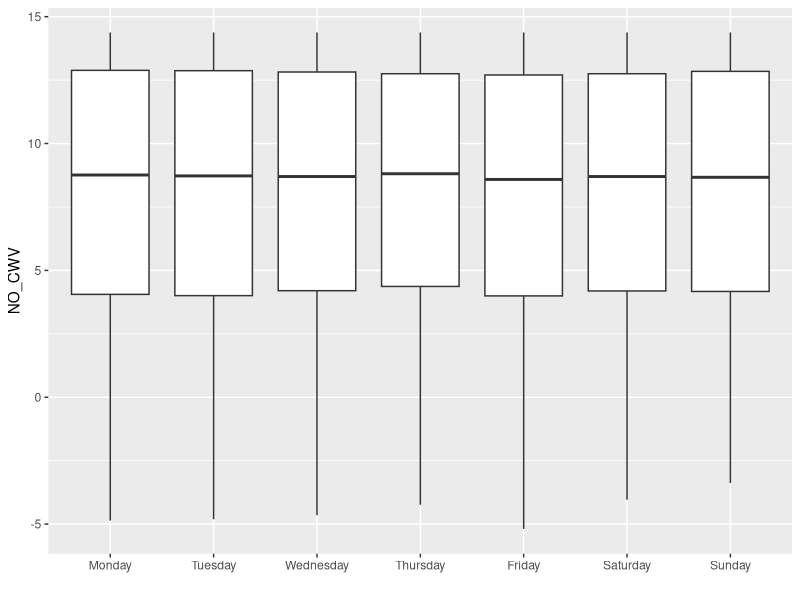
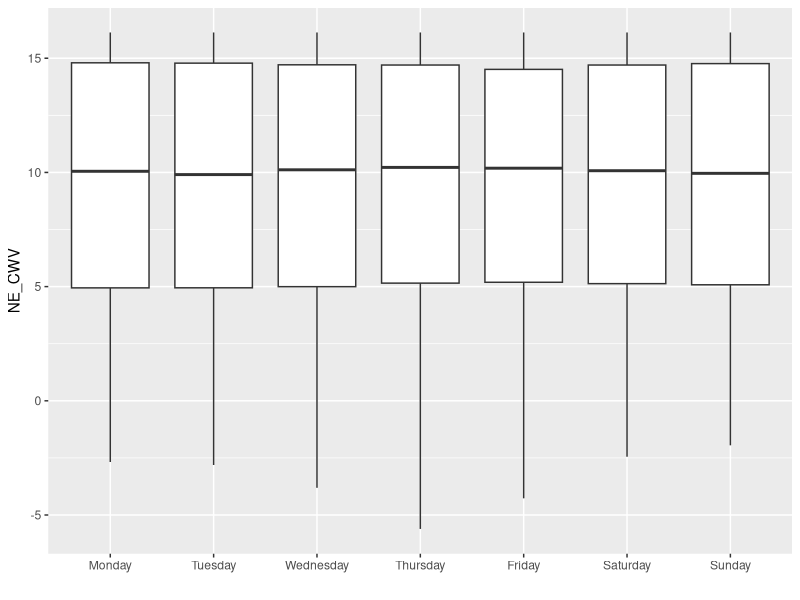
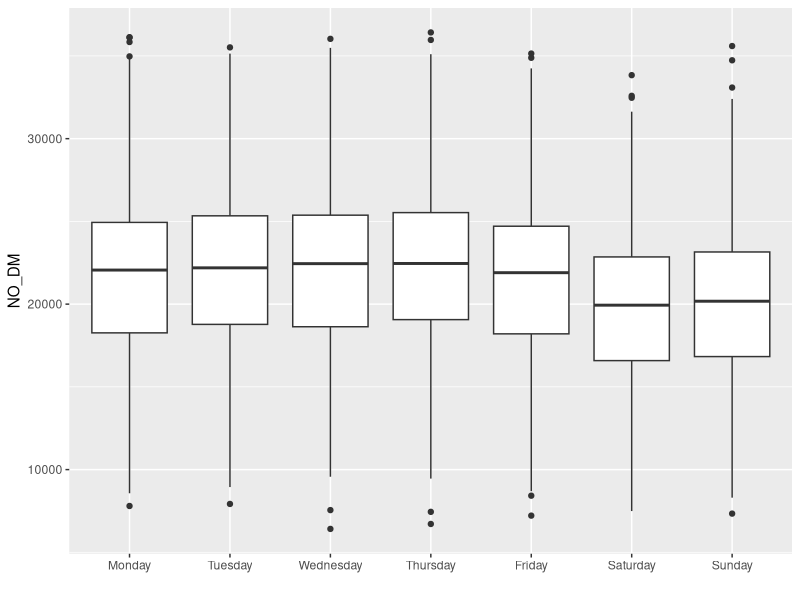
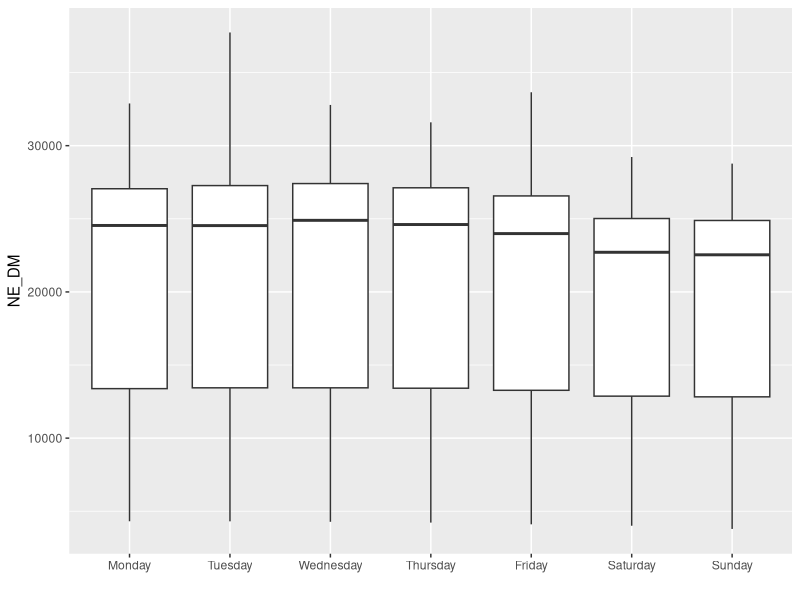

The R script that drew these images, in order: (Note: this script raises an error after producing the figures.)
## Columns 1,2,3,9,14,20
all_data = read.csv("data_for_daniel.csv", header = TRUE)
data = all_data[,c(1,2,3,9,14,20)]
install.packages("lubridate")
install.packages("zoo")
library(lubridate)
library(ggplot2)
library(tidyr)
library(plyr)
library(dplyr)
library(zoo)
## Check lubridate is working
dmy(data$Date[1])
## Find the NA values in the data and remove
which(is.na(data))
data[which(is.na(data)),]
which(is.na(data$Day))
which(is.na(data$Date))
which(is.na(data$NO_CWV))
which(is.na(data$NO_DM))
which(is.na(data$NE_CWV))
which(is.na(data$NE_DM))
data[3103,]
data[3100:3110,]
## Clearly a mistake with this row so can be omitted since we do not lose any information
data = data[-3103,]
data[3103,]
# data = na.omit(data)    This should probably not be included 
which(duplicated(data$Date))
## No duplicated dates in the data
## Check negative values
which(data$NO_CWV<0)
which(data$NO_DM<0)
which(data$NE_CWV<0)
which(data$NE_DM<0)
## Some values where the CWV is less than 0 in either region
data[which(data$NO_CWV<0),]
## All dates within November - March so likely just particularly bad winter weather
data[which(data$NE_CWV<0),]
## Again all dates fall within November - March
## Set the Date column in the correct format
data$Date = dmy(data$Date)

## Create box plots of the data with the days in order Monday-Sunday
level_order = c("Monday", "Tuesday", "Wednesday", "Thursday", "Friday", "Saturday", "Sunday")
ggplot(data = data) + 
  geom_boxplot(mapping = aes(x = factor(Day, level = level_order), y = NO_CWV)) +
  xlab("")
ggplot(data = data) + 
  geom_boxplot(mapping = aes(x = factor(Day, level = level_order), y = NE_CWV))+
  xlab("")
ggplot(data = data) + 
  geom_boxplot(mapping = aes(x = factor(Day, level = level_order), y = NO_DM)) + 
  xlab("")
ggplot(data = data) + 
  geom_boxplot(mapping = aes(x = factor(Day, level = level_order), y = NE_DM)) + 
  xlab("")

## Import the holiday dates
holidays = read.csv("holidays.csv", header = TRUE)
which(is.na(holidays))  ## No missing values
bank_holidays = holidays[which(holidays$Bank.Holiday==TRUE),]
## Need to change the date column for the data frame so they are in the same format
bank_holidays$Date = ymd(bank_holidays$Date)
# bank_hols_data = match_df(data, bank_holidays)    Probably not needed
data = join(data, bank_holidays, by = "Date")
data$Holiday = NULL
data$Type = NULL
data$Bank.Holiday = replace_na(data$Bank.Holiday,"FALSE")
data$Bank.Holiday.2 = as.integer(as.logical(data$Bank.Holiday))

# Change to 0 or 1 for weekday/weekend
data$Weekend = 0
data$Weekend[which(data$Day=="Saturday"|data$Day=="Sunday")] = 1

## Check no bank holidays fall on weekends
which(data$Bank.Holiday.2==1&data$Day.2==1) # All fine here

data$log_NO_DM = log(data$NO_DM)
data$log_NE_DM = log(data$NE_DM)


## Line graphs showing demand with points over the top for bank holidays
ggplot(data = data, mapping = aes(x = Date, y = NO_DM)) + 
  geom_line(data = data[which(data$Bank.Holiday==FALSE),], aes(colour = factor(Bank.Holiday)), lwd = 0.35) + 
  geom_point(data = data[which(data$Bank.Holiday==TRUE),], aes(shape = factor(Bank.Holiday))) + 
  theme(legend.position = "bottom") + 
  labs(colour = "legend") + 
  scale_colour_discrete(name = "", breaks = c("TRUE", "FALSE"), 
                        labels = c("Bank holiday", "Non-bank holiday"),
                        type = c("royalblue", "black")) +
  scale_shape_discrete(name = "", breaks = c("TRUE", "FALSE"), 
                       labels = c("Bank holiday", "Non-bank holiday"))

ggplot(data = data, mapping = aes(x = Date, y = NE_DM)) + 
  geom_line(data = data[which(data$Bank.Holiday==FALSE),], aes(colour = factor(Bank.Holiday)), lwd = 0.35) + 
  geom_point(data = data[which(data$Bank.Holiday==TRUE),], aes(shape = factor(Bank.Holiday))) + 
  theme(legend.position = "bottom") + 
  labs(colour = "legend") + 
  scale_colour_discrete(name = "", breaks = c("TRUE", "FALSE"), 
                        labels = c("Bank holiday", "Non-bank holiday"),
                        type = c("royalblue", "black")) +
  scale_shape_discrete(name = "", breaks = c("TRUE", "FALSE"), 
                       labels = c("Bank holiday", "Non-bank holiday"))

## Boxplots showing the difference in demand between bank hols and non-bank hols
ggplot(data = data) + geom_boxplot(mapping = aes(x = Bank.Holiday, y = NO_DM),
                                   fill = c("royalblue", "darkgrey")) + xlab("") +
  scale_x_discrete(labels = c("FALSE" = "Non-bank holiday", "TRUE" = "Bank holiday"))
ggplot(data = data) + geom_boxplot(mapping = aes(x = Bank.Holiday, y = NE_DM),
                                   fill = c("royalblue", "darkgrey")) + xlab("") + 
  scale_x_discrete(labels = c("FALSE" = "Non-bank holiday", "TRUE" = "Bank holiday"))


## Create scatter plots of relationships within variables (DM)
ggplot(data = data) + geom_point(mapping = aes(x = NO_DM, y = NE_DM), size = 0.5)
## Now within locations (NO and NE)
ggplot(data = data) + geom_point(mapping = aes(x = NO_CWV, y = NO_DM), size = 0.4)
ggplot(data = data) + geom_point(mapping = aes(x = NE_CWV, y = NE_DM), size = 0.4)

## Perform K-means on these scatter plots (for DM)
NO_data = data.frame(cbind(data$NO_DM, data$NO_CWV))
colnames(NO_data) = c("NO_DM", "NO_CWV")
Kmax = 8
SS_W = numeric(Kmax)
for (K in 1:Kmax) {
  km = kmeans(NO_data, K, iter.max = 50, nstart = 20)
  SS_W[K] = km$tot.withinss
}
plot(1:Kmax, SS_W, type = "l", xlab = "K", ylab = "SS_W")
## No obvious value of K but 4 is reasonable
km_NO = kmeans(NO_data, 4, iter.max = 50, nstart = 20)
pca_km_NO = prcomp(x = NO_data)
plot(pca_km_NO$x[,1], pca_km_NO$x[,2], col = km_NO$cluster, pch = km_NO$cluster)
NO_data$cluster = km_NO$cluster
ggplot() + 
  geom_point(data = NO_data, 
             mapping = aes(x = NO_CWV, y = NO_DM, colour = factor(cluster))) + 
  scale_colour_brewer(name = "Cluster", palette = "RdGy")
  
NE_data = data.frame(cbind(data$NE_DM, data$NE_CWV))
colnames(NE_data) = c("NE_DM", "NE_CWV")
for (K in 1:Kmax) {
  km = kmeans(NE_data, K, iter.max = 50, nstart = 20)
  SS_W[K] = km$tot.withinss
}
plot(1:Kmax, SS_W, type = "l", xlab = "K", ylab = "SS_W")
## Potentially 2 clusters might be better for the NE data
km_NE = kmeans(NE_data, 4, iter.max = 50, nstart = 20)
pca_km_NE = prcomp(x = NE_data)
plot(pca_km_NE$x[,1], pca_km_NE$x[,2], col = km_NE$cluster, pch = km_NE$cluster)
NE_data$cluster = km_NE$cluster
ggplot() + 
  geom_point(data = NE_data, 
             mapping = aes(x = NE_CWV, y = NE_DM, colour = factor(cluster))) + 
  scale_colour_brewer(name = "Cluster", palette = "RdGy")
  
## Plot the CSV and DM together
ggplot(data = data, aes(x = Date)) + 
  geom_line(mapping = aes(y = NO_DM, colour = "NO_DM")) + 
  geom_line(mapping = aes(y = NO_CWV*2192.245, colour = "NO_CWV")) + 
  scale_y_continuous(sec.axis = sec_axis(trans = ~./2192.245, name = "NO_CWV")) +
  theme(legend.title = element_blank(), legend.position = "right") +
  scale_color_manual(values = c("NO_CWV" = "darkgrey", "NO_DM" = "purple"))

ggplot(data = data, aes(x = Date)) + 
  geom_line(mapping = aes(y = NE_DM, color = "NE_DM")) + 
  geom_line(mapping = aes(y = NE_CWV*2346.609, color = "NE_CWV")) + 
  scale_y_continuous(sec.axis = sec_axis(trans = ~./2346.609, name = "NE_CWV")) +
  theme(legend.title = element_blank(), legend.position = "right") +
  scale_color_manual(values = c("NE_CWV" = "darkgrey", "NE_DM" = "purple"))

## Look at correlation coefficients
cor(data$NO_CWV, data$NO_DM)
cor(data$NO_CWV, data$NO_DM, method = "spearman")
cor(data$NE_CWV, data$NE_DM)
cor(data$NE_CWV, data$NE_DM, method = "spearman")
cor(data$NO_DM, data$NE_DM)
cor(data$NO_DM, data$NE_DM, method = "spearman")

cor.test(data$NO_CWV, data$NO_DM)
cor.test(data$NO_CWV, data$NO_DM, method = "spearman")
cor.test(data$NE_CWV, data$NE_DM)
cor.test(data$NE_CWV, data$NE_DM, method = "spearman")
cor.test(data$NO_DM, data$NE_DM)
cor.test(data$NO_DM, data$NE_DM, method = "spearman")

acf(data$NO_DM, lag.max = 40, main = "NO_DM acf")
acf(data$NE_DM, lag.max = 40, main = "NE_DM acf")

## End of included EDA

## Create some line plots of the data
ggplot(data = data, mapping = aes(x = Date, y = NO_CWV)) + geom_line()
ggplot(data = data, mapping = aes(x = Date, y = NE_CWV)) + geom_line()
ggplot(data = data, mapping = aes(x = Date, y = NO_DM)) + geom_line()
ggplot(data = data, mapping = aes(x = Date, y = NE_DM)) + geom_line()

## Import the holiday dates
holidays = read.csv("holidays.csv", header = TRUE)
which(is.na(holidays))  ## No missing values
bank_holidays = holidays[which(holidays$Bank.Holiday==TRUE),]
## Need to change the date column for the data frame so they are in the same format
bank_holidays$Date = ymd(bank_holidays$Date)
bank_hols_data = match_df(data, bank_holidays)
data = join(data, bank_holidays, by = "Date")
data$Holiday = NULL
data$Type = NULL
data$Bank.Holiday = replace_na(data$Bank.Holiday,"FALSE")

## Now can plot the bank holidays against other days
ggplot(data = data) + 
  geom_point(mapping = aes(x = NO_DM, y = NE_DM, colour = factor(Bank.Holiday)), size = 0.4) + 
  scale_colour_discrete(limits = c("FALSE", "TRUE"), labels = c("Non-bank holiday", "Bank holiday"),
                        type = c("skyblue", "black")) + 
  theme(legend.title = element_blank(), legend.position = "bottom")
ggplot(data = data) + 
  geom_point(mapping = aes(x = NO_CWV, y = NO_DM, colour = factor(Bank.Holiday)), size = 0.4) + 
  scale_colour_discrete(limits = c("FALSE", "TRUE"), labels = c("Non-bank holiday", "Bank holiday"),
                        type = c("skyblue", "black")) + 
  theme(legend.title = element_blank(), legend.position = "bottom")
ggplot(data = data) + 
  geom_point(mapping = aes(x = NE_CWV, y = NE_DM, colour = factor(Bank.Holiday)), size = 0.4) + 
  scale_colour_discrete(limits = c("FALSE", "TRUE"), labels = c("Non-bank holiday", "Bank holiday"),
                        type = c("skyblue", "black")) + 
  theme(legend.title = element_blank(), legend.position = "bottom")

## Line plots which separate bank holidays and non-bank holidays
ggplot(data = data, mapping = aes(x = Date, y = NO_DM, colour = factor(Bank.Holiday))) + 
  geom_line() + scale_colour_discrete(limits = c("FALSE", "TRUE"), labels = c("Non-bank holiday", "Bank holiday"),
                                      type = c("skyblue", "black")) + 
  theme(legend.title = element_blank(), legend.position = "bottom")
ggplot(data = data, mapping = aes(x = Date, y = NE_DM, colour = factor(Bank.Holiday))) + 
  geom_line() + scale_colour_discrete(limits = c("FALSE", "TRUE"), labels = c("Non-bank holiday", "Bank holiday"),
                                      type = c("skyblue", "black")) + 
  theme(legend.title = element_blank(), legend.position = "bottom")

## Change the black line to points for the bank holidays
ggplot(data = data, mapping = aes(x = Date, y = NO_DM)) + 
  geom_line(data = data[which(data$Bank.Holiday==FALSE),], aes(colour = factor(Bank.Holiday)), lwd = 0.35) + 
  geom_point(data = data[which(data$Bank.Holiday==TRUE),], aes(shape = factor(Bank.Holiday))) + 
  theme(legend.position = "bottom") + 
  labs(colour = "legend") + 
  scale_colour_discrete(name = "", breaks = c("TRUE", "FALSE"), 
                        labels = c("Bank holiday", "Non-bank holiday"),
                        type = c("royalblue", "black")) +
  scale_shape_discrete(name = "", breaks = c("TRUE", "FALSE"), 
                        labels = c("Bank holiday", "Non-bank holiday"))

ggplot(data = data, mapping = aes(x = Date, y = NE_DM)) + 
  geom_line(data = data[which(data$Bank.Holiday==FALSE),], aes(colour = factor(Bank.Holiday)), lwd = 0.35) + 
  geom_point(data = data[which(data$Bank.Holiday==TRUE),], aes(shape = factor(Bank.Holiday))) + 
  theme(legend.position = "bottom") + 
  labs(colour = "legend") + 
  scale_colour_discrete(name = "", breaks = c("TRUE", "FALSE"), 
                        labels = c("Bank holiday", "Non-bank holiday"),
                        type = c("royalblue", "black")) +
  scale_shape_discrete(name = "", breaks = c("TRUE", "FALSE"), 
                       labels = c("Bank holiday", "Non-bank holiday"))

## Plot each year over the top of each other
ggplot(data = data, aes(format(Date, format = "%m-%d"), NO_DM, group = factor(year(Date)),
       colour = factor(year(Date)))) + geom_line()
ggplot(data = data, aes(format(Date, format = "%m-%d"), NE_DM, group = factor(year(Date)),
                        colour = factor(year(Date)))) + geom_line()

## Box plots separating the bank holidays and non bank holidays
ggplot(data = data) + 
  geom_boxplot(mapping = aes(x = Bank.Holiday, y = NO_CWV), fill = c("skyblue", "darkgrey")) + xlab("") +  
  scale_x_discrete(labels = c("FALSE" = "Non-bank holiday", "TRUE" = "Bank holiday"))
ggplot(data = data) + 
  geom_boxplot(mapping = aes(x = Bank.Holiday, y = NE_CWV), fill = c("skyblue", "darkgrey")) + xlab("") + 
  scale_x_discrete(labels = c("FALSE" = "Non-bank holiday", "TRUE" = "Bank holiday"))

ggplot(data = data) + geom_boxplot(mapping = aes(x = Bank.Holiday, y = NO_DM),
                                   fill = c("royalblue", "darkgrey")) + xlab("") +
  scale_x_discrete(labels = c("FALSE" = "Non-bank holiday", "TRUE" = "Bank holiday"))
ggplot(data = data) + geom_boxplot(mapping = aes(x = Bank.Holiday, y = NE_DM),
                                   fill = c("royalblue", "darkgrey")) + xlab("") + 
  scale_x_discrete(labels = c("FALSE" = "Non-bank holiday", "TRUE" = "Bank holiday"))


bank_hols_vector = which(data$Bank.Holiday == "TRUE")
weekends_vector = sort(c(which(data$Day == "Saturday"), which(data$Day == "Sunday")))
data$day_type = NA
data$day_type[bank_hols_vector] = "Bank holiday"
data$day_type[weekends_vector] = "Weekend"
data$day_type = replace_na(data$day_type, "Weekday")

## Now can separate into weekdays, weekends and bank holidays
ggplot(data = data) + geom_boxplot(mapping = aes(x = day_type, y = NO_DM),
                                   fill = c("darkgrey", "gold", "darkorange")) + xlab("")
ggplot(data = data) + geom_boxplot(mapping = aes(x = day_type, y = NE_DM),
                                   fill = c("darkgrey", "gold", "darkorange")) + xlab("")

ggplot(data = data, mapping = aes(x = Date, y = NO_DM, colour = factor(day_type))) + 
  geom_line() + scale_colour_discrete(limits = c("Bank holiday", "Weekday", "Weekend"),
                                      type = c("black", "gold", "darkorange")) + 
  theme(legend.title = element_blank(), legend.position = "bottom")
ggplot(data = data, mapping = aes(x = Date, y = NE_DM, colour = factor(day_type))) + 
  geom_line() + scale_colour_discrete(limits = c("Bank holiday", "Weekday", "Weekend"),
                                      type = c("black", "gold", "darkorange")) + 
  theme(legend.title = element_blank(), legend.position = "bottom")

## Look at correlation coefficients
cor(data$NO_CWV, data$NO_DM)
cor(data$NO_CWV, data$NO_DM, method = "spearman")
cor(data$NE_CWV, data$NE_DM)
cor(data$NE_CWV, data$NE_DM, method = "spearman")
cor(data$NO_DM, data$NE_DM)
cor(data$NO_DM, data$NE_DM, method = "spearman")

cor.test(data$NO_CWV, data$NO_DM)
cor.test(data$NO_CWV, data$NO_DM, method = "spearman")
cor.test(data$NE_CWV, data$NE_DM)
cor.test(data$NE_CWV, data$NE_DM, method = "spearman")
cor.test(data$NO_DM, data$NE_DM)
cor.test(data$NO_DM, data$NE_DM, method = "spearman")


## More correlations based on "day type"
cor(data$NO_DM[which(data$day_type == "Bank holiday")], 
    data$NE_DM[which(data$day_type == "Bank holiday")])
cor(data$NO_DM[which(data$day_type == "Bank holiday")], 
    data$NE_DM[which(data$day_type == "Bank holiday")], method = "kendall")
cor(data$NO_DM[which(data$day_type == "Bank holiday")], 
    data$NE_DM[which(data$day_type == "Bank holiday")], method = "spearman")
cor(data$NO_DM[which(data$day_type == "Weekday")], 
    data$NE_DM[which(data$day_type == "Weekday")])
cor(data$NO_DM[which(data$day_type == "Weekday")], 
    data$NE_DM[which(data$day_type == "Weekday")], method = "kendall")
cor(data$NO_DM[which(data$day_type == "Weekday")], 
    data$NE_DM[which(data$day_type == "Weekday")], method = "spearman")
cor(data$NO_DM[which(data$day_type == "Weekend")], 
    data$NE_DM[which(data$day_type == "Weekend")])
cor(data$NO_DM[which(data$day_type == "Weekend")], 
    data$NE_DM[which(data$day_type == "Weekend")], method = "kendall")
cor(data$NO_DM[which(data$day_type == "Weekend")], 
    data$NE_DM[which(data$day_type == "Weekend")], method = "spearman")

## Correlations of "day type" for the North
cor(data$NO_CWV[which(data$day_type == "Bank holiday")], 
    data$NO_DM[which(data$day_type == "Bank holiday")])
cor(data$NO_CWV[which(data$day_type == "Bank holiday")], 
    data$NO_DM[which(data$day_type == "Bank holiday")], method = "kendall")
cor(data$NO_CWV[which(data$day_type == "Bank holiday")], 
    data$NO_DM[which(data$day_type == "Bank holiday")], method = "spearman")
cor(data$NO_CWV[which(data$day_type == "Weekday")], 
    data$NO_DM[which(data$day_type == "Weekday")])
cor(data$NO_CWV[which(data$day_type == "Weekday")], 
    data$NO_DM[which(data$day_type == "Weekday")], method = "kendall")
cor(data$NO_CWV[which(data$day_type == "Weekday")], 
    data$NO_DM[which(data$day_type == "Weekday")], method = "spearman")
cor(data$NO_CWV[which(data$day_type == "Weekend")], 
    data$NO_DM[which(data$day_type == "Weekend")])
cor(data$NO_CWV[which(data$day_type == "Weekend")], 
    data$NO_DM[which(data$day_type == "Weekend")], method = "kendall")
cor(data$NO_CWV[which(data$day_type == "Weekend")], 
    data$NO_DM[which(data$day_type == "Weekend")], method = "spearman")

## Perform cor.test on these
cor.test(data$NO_CWV[which(data$day_type == "Bank holiday")], 
    data$NO_DM[which(data$day_type == "Bank holiday")])
cor.test(data$NO_CWV[which(data$day_type == "Bank holiday")], 
    data$NO_DM[which(data$day_type == "Bank holiday")], method = "kendall")
cor.test(data$NO_CWV[which(data$day_type == "Bank holiday")], 
    data$NO_DM[which(data$day_type == "Bank holiday")], method = "spearman")
cor.test(data$NO_CWV[which(data$day_type == "Weekday")], 
    data$NO_DM[which(data$day_type == "Weekday")])
cor.test(data$NO_CWV[which(data$day_type == "Weekday")], 
    data$NO_DM[which(data$day_type == "Weekday")], method = "kendall")
cor.test(data$NO_CWV[which(data$day_type == "Weekday")], 
    data$NO_DM[which(data$day_type == "Weekday")], method = "spearman")
cor.test(data$NO_CWV[which(data$day_type == "Weekend")], 
    data$NO_DM[which(data$day_type == "Weekend")])
cor.test(data$NO_CWV[which(data$day_type == "Weekend")], 
    data$NO_DM[which(data$day_type == "Weekend")], method = "kendall")
cor.test(data$NO_CWV[which(data$day_type == "Weekend")], 
    data$NO_DM[which(data$day_type == "Weekend")], method = "spearman")

## Correlations of "day type" for the North East
cor(data$NE_CWV[which(data$day_type == "Bank holiday")], 
    data$NE_DM[which(data$day_type == "Bank holiday")])
cor(data$NE_CWV[which(data$day_type == "Bank holiday")], 
    data$NE_DM[which(data$day_type == "Bank holiday")], method = "kendall")
cor(data$NE_CWV[which(data$day_type == "Bank holiday")], 
    data$NE_DM[which(data$day_type == "Bank holiday")], method = "spearman")
cor(data$NE_CWV[which(data$day_type == "Weekday")], 
    data$NE_DM[which(data$day_type == "Weekday")])
cor(data$NE_CWV[which(data$day_type == "Weekday")], 
    data$NE_DM[which(data$day_type == "Weekday")], method = "kendall")
cor(data$NE_CWV[which(data$day_type == "Weekday")], 
    data$NE_DM[which(data$day_type == "Weekday")], method = "spearman")
cor(data$NE_CWV[which(data$day_type == "Weekend")], 
    data$NE_DM[which(data$day_type == "Weekend")])
cor(data$NE_CWV[which(data$day_type == "Weekend")], 
    data$NE_DM[which(data$day_type == "Weekend")], method = "kendall")
cor(data$NE_CWV[which(data$day_type == "Weekend")], 
    data$NE_DM[which(data$day_type == "Weekend")], method = "spearman")

## Perform cor.test on the above correlation coefficients
cor.test(data$NE_CWV[which(data$day_type == "Bank holiday")], 
    data$NE_DM[which(data$day_type == "Bank holiday")])
cor.test(data$NE_CWV[which(data$day_type == "Bank holiday")], 
    data$NE_DM[which(data$day_type == "Bank holiday")], method = "kendall")
cor.test(data$NE_CWV[which(data$day_type == "Bank holiday")], 
    data$NE_DM[which(data$day_type == "Bank holiday")], method = "spearman")
cor.test(data$NE_CWV[which(data$day_type == "Weekday")], 
    data$NE_DM[which(data$day_type == "Weekday")])
cor.test(data$NE_CWV[which(data$day_type == "Weekday")], 
    data$NE_DM[which(data$day_type == "Weekday")], method = "kendall")
cor.test(data$NE_CWV[which(data$day_type == "Weekday")], 
    data$NE_DM[which(data$day_type == "Weekday")], method = "spearman")
cor.test(data$NE_CWV[which(data$day_type == "Weekend")], 
    data$NE_DM[which(data$day_type == "Weekend")])
cor.test(data$NE_CWV[which(data$day_type == "Weekend")], 
    data$NE_DM[which(data$day_type == "Weekend")], method = "kendall")
cor.test(data$NE_CWV[which(data$day_type == "Weekend")], 
    data$NE_DM[which(data$day_type == "Weekend")], method = "spearman")


## Plot the CSV and DM together
ggplot(data = data, aes(x = Date)) + 
  geom_line(mapping = aes(y = NO_DM, colour = "NO_DM")) + 
  geom_line(mapping = aes(y = NO_CWV*2192.245, colour = "NO_CWV")) + 
  scale_y_continuous(sec.axis = sec_axis(trans = ~./2192.245, name = "NO_CWV")) +
  theme(legend.title = element_blank(), legend.position = "right") +
  scale_color_manual(values = c("NO_CWV" = "darkgrey", "NO_DM" = "purple"))

ggplot(data = data, aes(x = Date)) + 
  geom_line(mapping = aes(y = NE_DM, color = "NE_DM")) + 
  geom_line(mapping = aes(y = NE_CWV*2346.609, color = "NE_CWV")) + 
  scale_y_continuous(sec.axis = sec_axis(trans = ~./2346.609, name = "NE_CWV")) +
  theme(legend.title = element_blank(), legend.position = "right") +
  scale_color_manual(values = c("NE_CWV" = "darkgrey", "NE_DM" = "purple"))

data$NE_DM[1]/data$NE_CWV[1]
data$NO_DM[1]/data$NO_CWV[1]


# Nulled just to remove from the dataset
data$M_D = NULL
data$Year = NULL